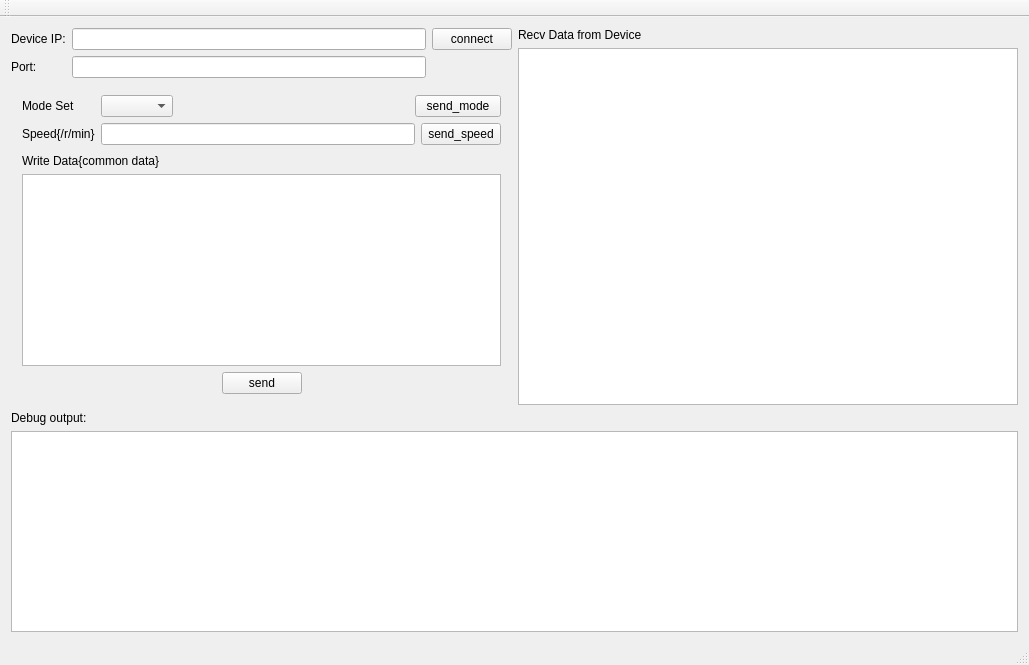
<?xml version="1.0" encoding="UTF-8"?>
<ui version="4.0">
 <class>GcRailRobotClass</class>
 <widget class="QMainWindow" name="GcRailRobotClass">
  <property name="geometry">
   <rect>
    <x>0</x>
    <y>0</y>
    <width>1029</width>
    <height>665</height>
   </rect>
  </property>
  <property name="windowTitle">
   <string>GcRailRobot</string>
  </property>
  <widget class="QWidget" name="centralWidget">
   <layout class="QVBoxLayout" name="verticalLayout_8">
    <item>
     <layout class="QHBoxLayout" name="horizontalLayout_2">
      <item>
       <layout class="QVBoxLayout" name="verticalLayout_6">
        <item>
         <layout class="QGridLayout" name="gridLayout">
          <item row="0" column="0">
           <widget class="QLabel" name="label">
            <property name="text">
             <string>Device IP:</string>
            </property>
           </widget>
          </item>
          <item row="0" column="1">
           <widget class="QLineEdit" name="lineEdit_ip"/>
          </item>
          <item row="0" column="2">
           <widget class="QPushButton" name="conn_btn">
            <property name="text">
             <string>connect</string>
            </property>
           </widget>
          </item>
          <item row="1" column="0">
           <widget class="QLabel" name="label_2">
            <property name="text">
             <string>Port:</string>
            </property>
           </widget>
          </item>
          <item row="1" column="1">
           <widget class="QLineEdit" name="lineEdit_port"/>
          </item>
         </layout>
        </item>
        <item>
         <widget class="QWidget" name="common_widget" native="true">
          <layout class="QVBoxLayout" name="verticalLayout_5">
           <item>
            <layout class="QVBoxLayout" name="verticalLayout_4">
             <property name="spacing">
              <number>9</number>
             </property>
             <item>
              <layout class="QGridLayout" name="gridLayout_2">
               <item row="0" column="0">
                <widget class="QLabel" name="label_6">
                 <property name="text">
                  <string>Mode Set</string>
                 </property>
                </widget>
               </item>
               <item row="0" column="4" colspan="2">
                <widget class="QPushButton" name="send_mode_btn">
                 <property name="text">
                  <string>send_mode</string>
                 </property>
                </widget>
               </item>
               <item row="0" column="1">
                <widget class="QComboBox" name="comboBox_mode"/>
               </item>
               <item row="1" column="0">
                <widget class="QLabel" name="label_5">
                 <property name="text">
                  <string>Speed{/r/min}</string>
                 </property>
                </widget>
               </item>
               <item row="1" column="5">
                <widget class="QPushButton" name="send_speed_btn">
                 <property name="text">
                  <string>send_speed</string>
                 </property>
                </widget>
               </item>
               <item row="1" column="1" colspan="4">
                <widget class="QLineEdit" name="lineEdit"/>
               </item>
               <item row="0" column="2">
                <widget class="QLabel" name="label_7">
                 <property name="text">
                  <string/>
                 </property>
                </widget>
               </item>
               <item row="0" column="3">
                <spacer name="horizontalSpacer">
                 <property name="orientation">
                  <enum>Qt::Horizontal</enum>
                 </property>
                 <property name="sizeHint" stdset="0">
                  <size>
                   <width>40</width>
                   <height>20</height>
                  </size>
                 </property>
                </spacer>
               </item>
              </layout>
             </item>
             <item>
              <layout class="QVBoxLayout" name="verticalLayout_3">
               <item>
                <layout class="QVBoxLayout" name="verticalLayout">
                 <item>
                  <widget class="QLabel" name="label_3">
                   <property name="text">
                    <string>Write Data{common data}</string>
                   </property>
                  </widget>
                 </item>
                 <item>
                  <widget class="QTextEdit" name="textEdit"/>
                 </item>
                </layout>
               </item>
               <item>
                <layout class="QHBoxLayout" name="horizontalLayout">
                 <item>
                  <spacer name="horizontalSpacer_2">
                   <property name="orientation">
                    <enum>Qt::Horizontal</enum>
                   </property>
                   <property name="sizeHint" stdset="0">
                    <size>
                     <width>40</width>
                     <height>20</height>
                    </size>
                   </property>
                  </spacer>
                 </item>
                 <item>
                  <widget class="QPushButton" name="pushButton_2">
                   <property name="text">
                    <string>send</string>
                   </property>
                  </widget>
                 </item>
                 <item>
                  <spacer name="horizontalSpacer_3">
                   <property name="orientation">
                    <enum>Qt::Horizontal</enum>
                   </property>
                   <property name="sizeHint" stdset="0">
                    <size>
                     <width>40</width>
                     <height>20</height>
                    </size>
                   </property>
                  </spacer>
                 </item>
                </layout>
               </item>
              </layout>
             </item>
            </layout>
           </item>
          </layout>
         </widget>
        </item>
       </layout>
      </item>
      <item>
       <layout class="QVBoxLayout" name="verticalLayout_2">
        <item>
         <widget class="QLabel" name="label_4">
          <property name="text">
           <string>Recv Data from Device</string>
          </property>
         </widget>
        </item>
        <item>
         <widget class="QTextEdit" name="textEdit_recv"/>
        </item>
       </layout>
      </item>
     </layout>
    </item>
    <item>
     <layout class="QVBoxLayout" name="verticalLayout_7">
      <item>
       <widget class="QLabel" name="label_8">
        <property name="text">
         <string>Debug output:</string>
        </property>
       </widget>
      </item>
      <item>
       <widget class="QTextEdit" name="textEdit_debug">
        <property name="minimumSize">
         <size>
          <width>0</width>
          <height>70</height>
         </size>
        </property>
       </widget>
      </item>
     </layout>
    </item>
   </layout>
  </widget>
  <widget class="QMenuBar" name="menuBar">
   <property name="geometry">
    <rect>
     <x>0</x>
     <y>0</y>
     <width>1029</width>
     <height>23</height>
    </rect>
   </property>
  </widget>
  <widget class="QToolBar" name="mainToolBar">
   <attribute name="toolBarArea">
    <enum>TopToolBarArea</enum>
   </attribute>
   <attribute name="toolBarBreak">
    <bool>false</bool>
   </attribute>
  </widget>
  <widget class="QStatusBar" name="statusBar"/>
 </widget>
 <layoutdefault spacing="6" margin="11"/>
 <resources>
  <include location="GcRailRobot.qrc"/>
 </resources>
 <connections/>
</ui>
